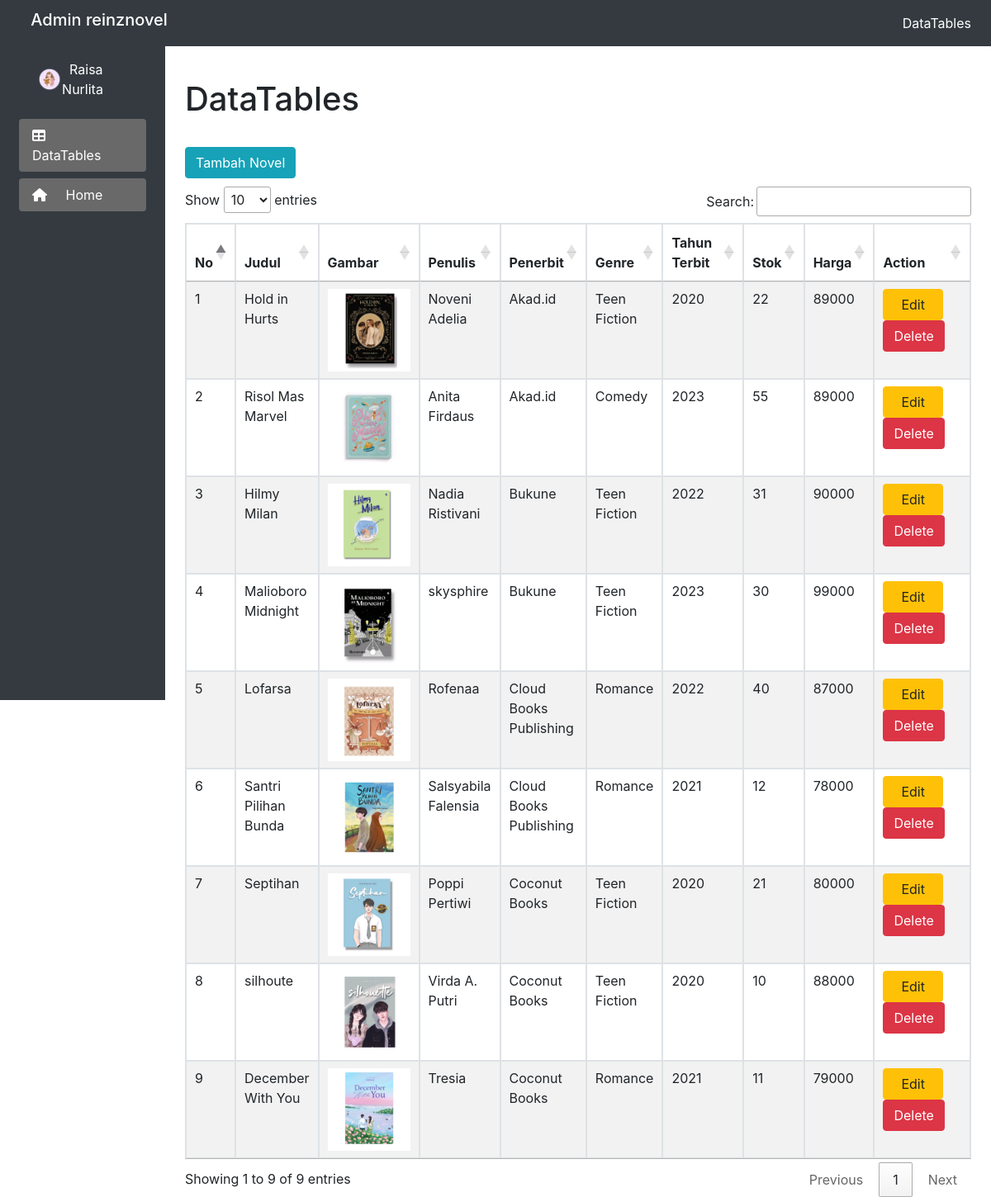
The app's page /admin/index.php with its own data.
### tables this page shows
CREATE TABLE `novel` (
  `id_novel` int(11) NOT NULL,
  `judul_novel` varchar(255) DEFAULT NULL,
  `gambar` text DEFAULT NULL,
  `penulis` varchar(255) DEFAULT NULL,
  `id_penerbit` int(11) DEFAULT NULL,
  `id_genre` int(11) DEFAULT NULL,
  `tahun_terbit` int(11) DEFAULT NULL,
  `stok` int(11) DEFAULT NULL,
  `harga` decimal(11,0) DEFAULT NULL
);

CREATE TABLE `penerbit` (
  `id_penerbit` int(11) NOT NULL,
  `nama_penerbit` varchar(255) DEFAULT NULL,
  `alamat_penerbit` varchar(255) DEFAULT NULL,
  `telepon_penerbit` varchar(15) DEFAULT NULL
);

CREATE TABLE `genre` (
  `id_genre` int(11) NOT NULL,
  `nama_genre` varchar(255) DEFAULT NULL
);

### admin/index.php (the view, shortened to what this page needs)
<!DOCTYPE html>
<html lang="en">
<head>
    <link rel="stylesheet" href="https://stackpath.bootstrapcdn.com/bootstrap/4.5.2/css/bootstrap.min.css">
    <link rel="stylesheet" href="https://cdn.datatables.net/1.13.4/css/jquery.dataTables.min.css">
    <link rel="stylesheet" href="./fontawesome/css/all.css">
</head>
<body>
    <nav class="navbar navbar-expand-lg navbar-dark bg-dark fixed-top">
        <h5 style="color: white;">&nbsp; &nbsp; Admin reinznovel</h5>
        <div class="collapse navbar-collapse" id="navbarResponsive">
            <ul class="navbar-nav ml-auto">
                <li class="nav-item active">
                    <a class="nav-link" href="#">DataTables</a>
                </li>
            </ul>
        </div>
    </nav>
    <div class="container-fluid mt-5 ">
        <?php
        include "koneksi.php";
        $query = mysqli_query($conn, "SELECT * FROM novel as n join penerbit as p on n.id_penerbit = p.id_penerbit join genre as g on n.id_genre = g.id_genre ORDER BY id_novel ASC");
        ?>
        <div class="row">
            <div class="bg-dark col-auto col-md-2 min-vh-100 fixed-top mt-5">
                <div class="bg-dark p-2">
                    <a class="d-flex text-decoration-none mt-3 align-items-center text-white">&nbsp; &nbsp; &nbsp;
                        <img src="./images/about1.png" alt="Logo" width="30" height="30" class="d-inline-block">
                        <span class="fs-4 d-none d-sm-inline">&nbsp; Raisa Nurlita</span>
                    </a>
                    <ul class="nav nav-pills flex-column mt-4">
                        <li class="nav-item">
                            <a href="index.php" class="nav-link active text-white" style="background-color: #696969;">
                                <i class="fa-solid fa-table"></i><span class="fs-4 d-none d-sm-inline">&nbsp; &nbsp; &nbsp; DataTables</span>
                            </a>
                        </li>
                        <li class="nav-item mt-2">
                            <a href="../users/home.php" class="nav-link active  text-white" style="background-color: #696969;">
                                <i class="fs-5 fa fa-house"></i><span class="fs-4 d-none d-sm-inline">&nbsp; &nbsp; &nbsp;Home</span>
                            </a>
                        </li>
                    </ul>
                </div>
            </div>
            <main role="main" class="col-md-9 ml-sm-auto col-lg-10 px-4">
                <h1 class="mt-5">DataTables</h1>
                <div class="table-responsive mt-4">
                    <a class="btn btn-info" style="margin-bottom:10px; margin-top:10px" href="tambah.php?"> Tambah Novel </a>
                    <table class="table table-striped table-bordered" id="tokonovel" class="display" style="width:100%">
                        <thead>
                            <tr>
                                <th>No</th>
                                <th>Judul</th>
                                <th>Gambar</th>
                                <th>Penulis</th>
                                <th>Penerbit</th>
                                <th>Genre</th>
                                <th style="width: 100px;">Tahun Terbit</th>
                                <th>Stok</th>
                                <th>Harga</th>
                                <th style="width: 150px;">Action</th>
                            </tr>
                        </thead>
                        <tbody> <?php
                                if (mysqli_num_rows($query) > 0) {
                                    $no = 1;
                                    while ($data = mysqli_fetch_array($query)) {
                                ?> <tr>
                                        <td> <?php echo $no ?></td>
                                        <td> <?php echo $data["judul_novel"] ?> </td>
                                        <td> <img src="<?php echo $data["gambar"] ?>" width="100"> </td>
                                        <td> <?php echo $data["penulis"] ?></td>
                                        <td> <?php echo $data["nama_penerbit"] ?></td>
                                        <td> <?php echo $data["nama_genre"] ?></td>
                                        <td> <?php echo $data["tahun_terbit"] ?></td>
                                        <td> <?php echo $data["stok"] ?></td>
                                        <td> <?php echo $data["harga"] ?></td>
                                        <td> <a class="btn btn-warning" href="edit.php?id_novel=<?php echo $data["id_novel"] ?>">&nbsp; Edit &nbsp; </a>
                                            <a class="btn btn-danger" href="proses_delete.php?id_novel=<?php echo $data["id_novel"] ?>" onclick="return confirm('Yakin Data Akan Dihapus?')"> Delete </a>
                                        </td>
                                    </tr>
                                <?php $no++;
                                    } ?>
                            <?php } ?>
                        </tbody>
                    </table>
                </div>
            </main>
        </div>
    </div>
</body>
</html>

### records on screen
novel: judul_novel "Hold in Hurts", gambar (picture), penulis "Noveni Adelia", id_penerbit.nama_penerbit "Akad.id", id_genre.nama_genre "Teen Fiction", tahun_terbit "2020", stok "22", harga "89000"
novel: judul_novel "Risol Mas Marvel", gambar (picture), penulis "Anita Firdaus", id_penerbit.nama_penerbit "Akad.id", id_genre.nama_genre "Comedy", tahun_terbit "2023", stok "55", harga "89000"
novel: judul_novel "Hilmy Milan", gambar (picture), penulis "Nadia Ristivani", id_penerbit.nama_penerbit "Bukune", id_genre.nama_genre "Teen Fiction", tahun_terbit "2022", stok "31", harga "90000"
novel: judul_novel "Malioboro Midnight", gambar (picture), penulis "skysphire", id_penerbit.nama_penerbit "Bukune", id_genre.nama_genre "Teen Fiction", tahun_terbit "2023", stok "30", harga "99000"
novel: judul_novel "Lofarsa", gambar (picture), penulis "Rofenaa", id_penerbit.nama_penerbit "Cloud Books Publishing", id_genre.nama_genre "Romance", tahun_terbit "2022", stok "40", harga "87000"
novel: judul_novel "Santri Pilihan Bunda", gambar (picture), penulis "Salsyabila Falensia", id_penerbit.nama_penerbit "Cloud Books Publishing", id_genre.nama_genre "Romance", tahun_terbit "2021", stok "12", harga "78000"
novel: judul_novel "Septihan", gambar (picture), penulis "Poppi Pertiwi", id_penerbit.nama_penerbit "Coconut Books", id_genre.nama_genre "Teen Fiction", tahun_terbit "2020", stok "21", harga "80000"
novel: judul_novel "silhoute", gambar (picture), penulis "Virda A. Putri", id_penerbit.nama_penerbit "Coconut Books", id_genre.nama_genre "Teen Fiction", tahun_terbit "2020", stok "10", harga "88000"
novel: judul_novel "December With You", gambar (picture), penulis "Tresia", id_penerbit.nama_penerbit "Coconut Books", id_genre.nama_genre "Romance", tahun_terbit "2021", stok "11", harga "79000"
